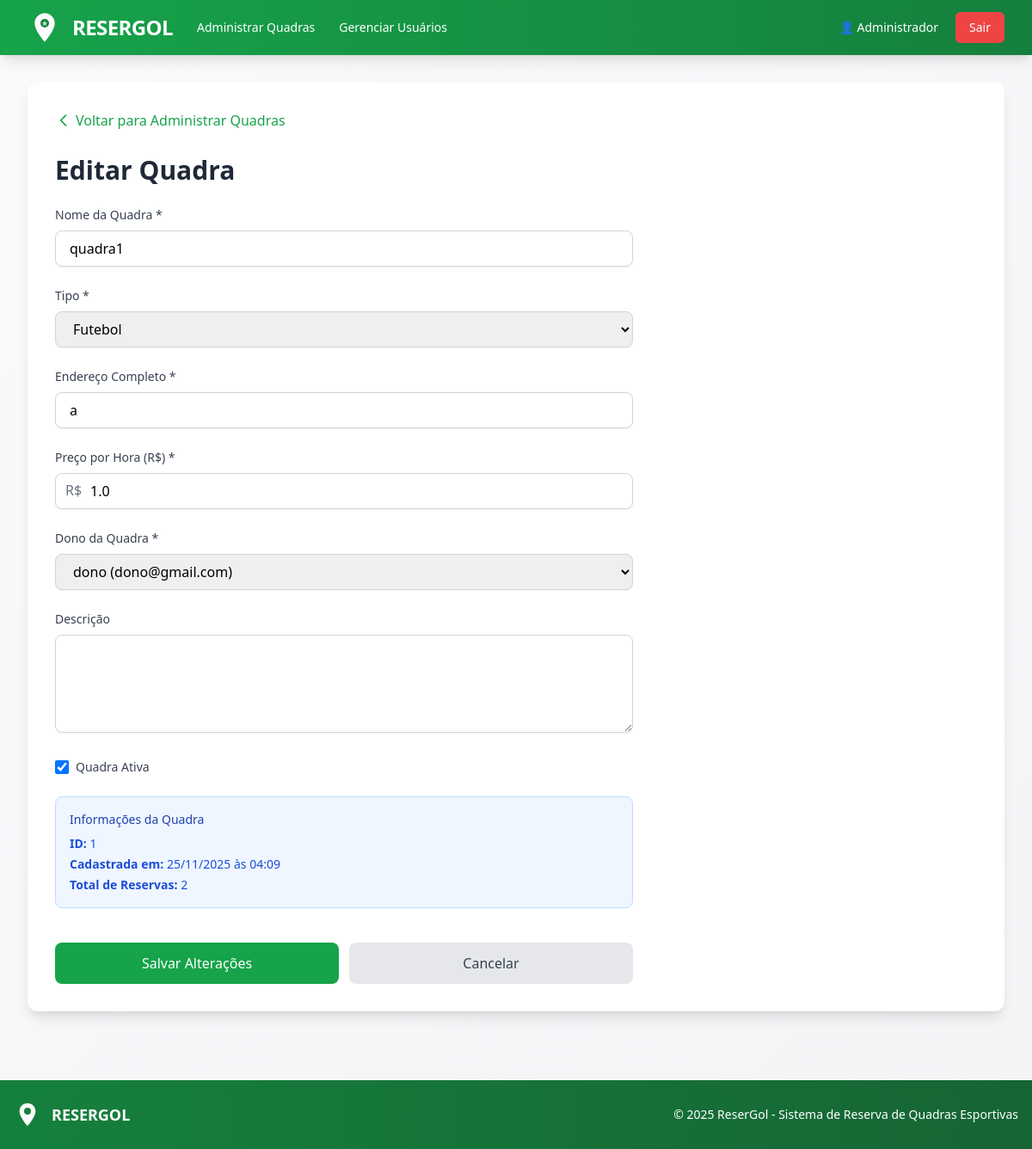
/admin/quadra/1/editar (signed in), run on the app's committed database.
### models/usuario_model.py (models this page shows, shortened)
class Usuario(UserMixin, db.Model):
    id = db.Column(db.Integer, primary_key=True)
    nome = db.Column(db.String(100), nullable=False)
    email = db.Column(db.String(120), unique=True, nullable=False)
    senha_hash = db.Column(db.String(200), nullable=False)
    role = db.Column(db.String(20), default='usuario', nullable=False)  # 'usuario', 'dono_quadra', 'admin'
    tentativas_login = db.Column(db.Integer, default=0)
    bloqueado_ate = db.Column(db.DateTime, nullable=True)
    quadras = db.relationship('Quadra', backref='dono', lazy=True, cascade='all, delete-orphan')
    def is_admin(self):
        return self.role == 'admin'
    def is_dono_quadra(self):
        return self.role == 'dono_quadra' or self.role == 'admin'

### models/quadra_model.py (models this page shows, shortened)
class Quadra(db.Model):
    __tablename__ = "quadra"
    id = db.Column(db.Integer, primary_key=True)
    nome = db.Column(db.String(100), nullable=False)
    endereco = db.Column(db.String(200), nullable=False)
    tipo = db.Column(db.String(50), nullable=False)
    descricao = db.Column(db.Text)
    preco_hora = db.Column(db.Float, nullable=False)
    ativa = db.Column(db.Boolean, default=True)
    dono_id = db.Column(db.Integer, db.ForeignKey('usuario.id'), nullable=False)
    criado_em = db.Column(db.DateTime, default=db.func.current_timestamp())
    datas_disponiveis = db.relationship(
        "DataDisponivel",
        backref="quadra",
        cascade="all, delete-orphan",
        lazy="dynamic",
        order_by="DataDisponivel.data"
    )

### app.py (the view)
@app.route('/admin/quadra/<int:quadra_id>/editar', methods=['GET', 'POST'])
@login_required
def admin_editar_quadra(quadra_id):
    from controllers.quadra_controller import QuadraController
    return QuadraController.admin_editar_quadra(quadra_id)

### app.py (called while the page is built)
@login_manager.user_loader
def load_user(user_id):
    return Usuario.query.get(int(user_id))

### controllers/quadra_controller.py (called while the page is built, shortened)
    @staticmethod
    @login_required
    def admin_editar_quadra(quadra_id):
        if not current_user.is_admin():
            flash('Acesso negado!', 'danger')
            return redirect(url_for('index'))
        quadra = Quadra.query.get_or_404(quadra_id)
        from models.usuario_model import Usuario
        donos = Usuario.query.filter_by(role='dono_quadra').all()
        return render_template('admin/editar_quadra_admin.html', quadra=quadra, donos=donos)

### templates/admin/editar_quadra_admin.html (shortened to what this page needs)
{% extends "base.html" %}
{% block content %}
    <div class="mb-6">
        <a href="{{ url_for('admin_quadras') }}" class="inline-flex items-center text-resergol-600 hover:text-resergol-700 font-medium">
            <svg class="w-5 h-5 mr-1" fill="none" stroke="currentColor" viewBox="0 0 24 24">
                <path stroke-linecap="round" stroke-linejoin="round" stroke-width="2" d="M15 19l-7-7 7-7"></path>
            </svg>
            Voltar para Administrar Quadras
        </a>
    </div>
    <h2 class="text-3xl font-bold text-gray-800 mb-6">Editar Quadra</h2>
    <form method="POST" class="space-y-6 max-w-2xl">
        <div>
            <label for="nome" class="block text-sm font-medium text-gray-700 mb-2">Nome da Quadra *</label>
            <input type="text" id="nome" name="nome" value="{{ quadra.nome }}" required
                   class="w-full px-4 py-2 border border-gray-300 rounded-lg shadow-sm focus:outline-none focus:ring-2 focus:ring-resergol-500 focus:border-resergol-500">
        </div>
        <div>
            <label for="tipo" class="block text-sm font-medium text-gray-700 mb-2">Tipo *</label>
            <select id="tipo" name="tipo" required
                    class="w-full px-4 py-2 border border-gray-300 rounded-lg shadow-sm focus:outline-none focus:ring-2 focus:ring-resergol-500 focus:border-resergol-500">
                <option value="futebol" {% if quadra.tipo == 'futebol' %}selected{% endif %}>Futebol</option>
            </select>
        </div>
        <div>
            <label for="endereco" class="block text-sm font-medium text-gray-700 mb-2">Endereço Completo *</label>
            <input type="text" id="endereco" name="endereco" value="{{ quadra.endereco }}" required
                   class="w-full px-4 py-2 border border-gray-300 rounded-lg shadow-sm focus:outline-none focus:ring-2 focus:ring-resergol-500 focus:border-resergol-500">
        </div>
        <div>
            <label for="preco_hora" class="block text-sm font-medium text-gray-700 mb-2">Preço por Hora (R$) *</label>
            <div class="relative">
                <span class="absolute left-3 top-2 text-gray-500">R$</span>
                <input type="number" id="preco_hora" name="preco_hora" step="0.01" value="{{ quadra.preco_hora }}" required
                       class="w-full pl-10 pr-4 py-2 border border-gray-300 rounded-lg shadow-sm focus:outline-none focus:ring-2 focus:ring-resergol-500 focus:border-resergol-500">
            </div>
        </div>
        <div>
            <label for="dono_id" class="block text-sm font-medium text-gray-700 mb-2">Dono da Quadra *</label>
            <select id="dono_id" name="dono_id"
                    class="w-full px-4 py-2 border border-gray-300 rounded-lg shadow-sm focus:outline-none focus:ring-2 focus:ring-resergol-500 focus:border-resergol-500">
                {% for dono in donos %}
                    <option value="{{ dono.id }}" {% if dono.id == quadra.dono_id %}selected{% endif %}>
                        {{ dono.nome }} ({{ dono.email }})
                    </option>
                {% endfor %}
            </select>
        </div>
        <div>
            <label for="descricao" class="block text-sm font-medium text-gray-700 mb-2">Descrição</label>
            <textarea id="descricao" name="descricao" rows="4"
                      class="w-full px-4 py-2 border border-gray-300 rounded-lg shadow-sm focus:outline-none focus:ring-2 focus:ring-resergol-500 focus:border-resergol-500 resize-vertical">{{ quadra.descricao }}</textarea>
        </div>
        <div class="flex items-center">
            <input type="checkbox" id="ativa" name="ativa" {% if quadra.ativa %}checked{% endif %}
                   class="h-4 w-4 text-resergol-600 border-gray-300 rounded focus:ring-resergol-500">
            <label for="ativa" class="ml-2 text-sm text-gray-700">
                Quadra Ativa
            </label>
        </div>
        <div class="bg-blue-50 border border-blue-200 rounded-lg p-4">
            <p class="text-sm font-medium text-blue-800 mb-2">Informações da Quadra</p>
            <ul class="text-sm text-blue-700 space-y-1">
                <li><strong>ID:</strong> {{ quadra.id }}</li>
                <li><strong>Cadastrada em:</strong> {{ quadra.criado_em.strftime('%d/%m/%Y às %H:%M') if quadra.criado_em else 'Data não disponível' }}</li>
                <li><strong>Total de Reservas:</strong> {{ quadra.reservas|length }}</li>
            </ul>
        </div>
        <div class="flex gap-3 pt-4">
            <button type="submit"
                    class="flex-1 bg-resergol-600 hover:bg-resergol-700 text-white font-medium py-3 px-6 rounded-lg transition duration-200">
                Salvar Alterações
            </button>
            <a href="{{ url_for('admin_quadras') }}"
               class="flex-1 text-center bg-gray-200 hover:bg-gray-300 text-gray-700 font-medium py-3 px-6 rounded-lg transition duration-200">
                Cancelar
            </a>
        </div>
    </form>
{% endblock %}

### templates/base.html (shortened to what this page needs)
<!DOCTYPE HTML>
<html lang="pt-BR">
<head>
    <script src="https://cdn.tailwindcss.com"></script>
</head>
<body class="bg-gradient-to-br from-gray-50 to-gray-100 min-h-screen">
    <nav class="bg-gradient-to-r from-resergol-600 to-resergol-700 shadow-lg">
        <div class="max-w-7xl mx-auto px-4 sm:px-6 lg:px-8">
            <div class="flex items-center justify-between h-16">
                <div class="flex items-center space-x-4">
                    <a href="{{ url_for('index') }}" class="flex items-center space-x-3 hover:opacity-90 transition">
                        <span class="text-white font-bold text-2xl tracking-tight">RESERGOL</span>
                    </a>
                    {% if current_user.is_authenticated %}
                        <div class="hidden md:flex items-center space-x-1 ml-8">
                            {% if current_user.is_admin() %}
                                <a href="{{ url_for('admin_quadras') }}" class="text-white hover:bg-resergol-500 px-3 py-2 rounded-md text-sm font-medium transition">
                                    Administrar Quadras
                                </a>
                            {% endif %}
                            {% if current_user.is_admin() %}
                                <a href="{{ url_for('admin_usuarios') }}" class="text-white hover:bg-resergol-500 px-3 py-2 rounded-md text-sm font-medium transition">
                                    Gerenciar Usuários
                                </a>
                            {% endif %}
                        </div>
                    {% endif %}
                </div>
                                <div class="flex items-center space-x-2">
                    {% if current_user.is_authenticated %}
                        <a href="{{ url_for('perfil') }}" class="text-white hover:bg-resergol-500 px-3 py-2 rounded-md text-sm font-medium transition">
                            👤 {{ current_user.nome.split()[0] }}
                        </a>
                        <a href="{{ url_for('logout') }}" class="bg-red-500 hover:bg-red-600 text-white px-4 py-2 rounded-md text-sm font-medium transition">
                            Sair
                        </a>
                    {% endif %}
                </div>
            </div>
        </div>
    </nav>
    <div class="max-w-7xl mx-auto px-4 sm:px-6 lg:px-8 py-8">
        <div class="bg-white rounded-xl shadow-lg p-6 md:p-8">
            {% block content %}{% endblock %}
        </div>
    </div>
    <footer class="bg-gradient-to-r from-resergol-700 to-resergol-800 text-white mt-12">
        <div class="max-w-7xl mx-auto px-4 py-6">
            <div class="flex flex-col md:flex-row justify-between items-center">
                <div class="flex items-center space-x-3 mb-4 md:mb-0">
                    <svg class="h-8 w-8 text-white" viewBox="0 0 24 24" fill="currentColor">
                        <path d="M12 2C8.13 2 5 5.13 5 9c0 5.25 7 13 7 13s7-7.75 7-13c0-3.87-3.13-7-7-7zm0 9.5c-1.38 0-2.5-1.12-2.5-2.5s1.12-2.5 2.5-2.5 2.5 1.12 2.5 2.5-1.12 2.5-2.5 2.5z"/>
                        <circle cx="12" cy="9" r="3" fill="#15803d"/>
                    </svg>
                    <span class="font-bold text-lg">RESERGOL</span>
                </div>
                <p class="text-sm text-center">&copy; 2025 ReserGol - Sistema de Reserva de Quadras Esportivas</p>
            </div>
        </div>
    </footer>
</body>
</html>

### data on the page
Usuario: nome "Administrador"
Quadra: nome "quadra1", tipo "Futebol", endereco "a", preco_hora "1.0", dono_id "dono (dono@gmail.com)", ativa "☑", id "1", criado_em "25/11/2025 às 04:09"

### other printed values
{{ quadra.reservas|length }} "2"
